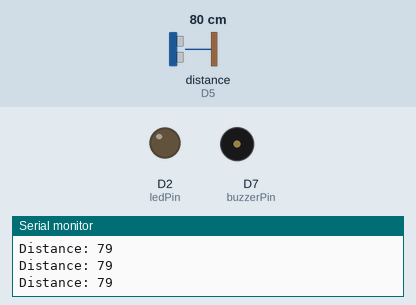
Recording of a sketch running on a simulated ESP8266 (NodeMCU). Shown: output pins drawn as LEDs (lit = HIGH), buzzer (waves = sounding), the last lines printed to the serial monitor. Wiring (inferred from the names in the program): ultrasonic range finder: trigger D4; echo D5. The inputs (shaded band) are chosen by the test bench; at power-on: distance to the obstacle (sensor on D5) 80 cm. The echo pulse lasts 58.3 µs per cm; WiFi joins after 1.5 s; servers stay silent unless stated; pins used as bus, display or sensor lines are not drawn.

Above: at 2.7 s.
2.8 s: distance to the obstacle (sensor on D5) set to 10 cm
4.3 s: distance to the obstacle (sensor on D5) set to 7 cm
At 5.5 s:
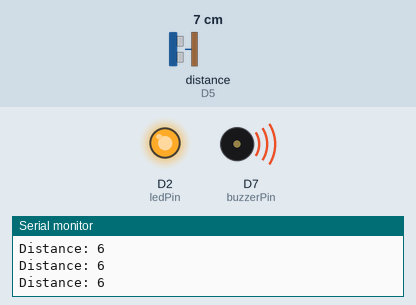
5.8 s: distance to the obstacle (sensor on D5) set to 9 cm
At 6.4 s:
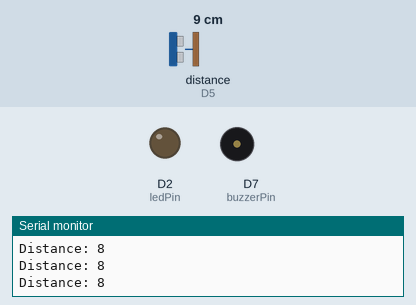
8.8 s: distance to the obstacle (sensor on D5) set to 2 cm
At 10.1 s:
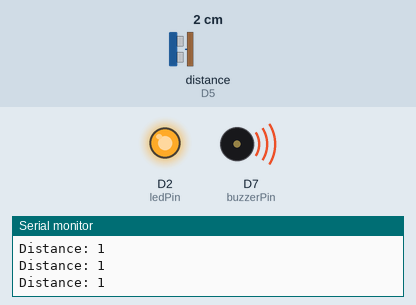
Timing chart, 0 to 11.8 s (numbered marks = the images above; inputs shaded):
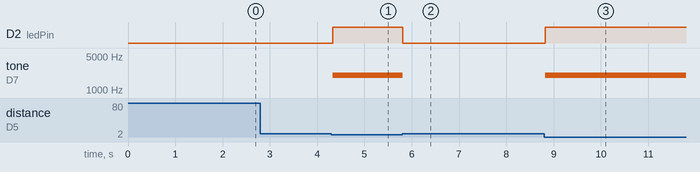

The sketch:

machine_sensor.ino
```cpp
#include <ESP8266WiFi.h>
#include <WiFiClient.h>
#include <ESP8266WebServer.h>

//Wi-Fi networks user and pass
const char* ssid     = "Pashmak";
const char* password = "alialiali";

// Set web server port number to 80
ESP8266WebServer server(80);

// function prototypes for HTTP handlers
void handleRoot();
void handleSensorValue();
void handleNotFound();


const int trigPin = D4;
const int echoPin = D5;
const int buzzerPin = D7;
const int ledPin = D2;

long duration;
long distance;

void setup() {
  pinMode(trigPin, OUTPUT); // Sets the trigPin as an Output
  pinMode(echoPin, INPUT); // Sets the echoPin as an Input
  pinMode(ledPin, OUTPUT);
  pinMode(buzzerPin, OUTPUT);

  Serial.begin(9600); // Starts the serial communication
  Serial.print("Connecting to ");
  Serial.println(ssid);
  WiFi.begin(ssid, password);
  while (WiFi.status() != WL_CONNECTED) {
    delay(500);
    Serial.print(".");
  }
  Serial.println("WiFi connected.");
  Serial.println("IP address: ");
  Serial.println(WiFi.localIP());

  server.on("/", HTTP_GET, handleRoot);
  server.on("/sensor", HTTP_GET, handleSensorValue);
  server.onNotFound(handleNotFound);

  server.begin();
}

void loop() {

  // Clears the trigPin
  digitalWrite(trigPin, LOW);
  delayMicroseconds(2);

  // Sets the trigPin on HIGH state for 10 micro seconds
  digitalWrite(trigPin, HIGH);
  delayMicroseconds(10);
  digitalWrite(trigPin, LOW);

  // Reads the echoPin, returns the sound wave travel time in microseconds
  duration = pulseIn(echoPin, HIGH);

  // Calculating the distance
  distance = duration*0.034/2;

  Serial.print("Distance: ");
  Serial.println(distance);

  if(distance < 8){
    tone(buzzerPin, 2000, 1000);
    digitalWrite(ledPin, HIGH);
  }else{
    noTone(buzzerPin);
    digitalWrite(ledPin, LOW);
  }

  server.handleClient();
}

void handleRoot() {
  server.send(200, "text/html", "<!DOCTYPE html> <html> <body> 0 <input type=\"range\" style=\"width: 85%;\" min=\"0\" max=\"3000\" id=\"myRange\"> 3000 <br> Distance: <span id=\"labelShow\"></span> <script> setInterval(function () { const xhttp = new XMLHttpRequest(); xhttp.onload = function () { document.getElementById(\"myRange\").value = this.responseText; document.getElementById(\"labelShow\").innerHTML = this.responseText; }; xhttp.open(\"GET\", \"/sensor\"); xhttp.send(); }, 500); </script> </body> </html>");
}

void handleSensorValue() {
  server.send(200, "text/html", String(distance));
}

void handleNotFound(){
  server.send(404, "text/plain", "404: Not found");
}
```

Measured:
- the behaviour switches between 9 and 8 cm on distance to the obstacle (sensor on D5) (found by bisection; images 0 and 1)
- after the input at 4.3 s, D2 (ledPin): LOW → HIGH at once; tone on D7 (buzzerPin): silent → 2000 Hz at once
- after the input at 5.8 s, D2 (ledPin): HIGH → LOW at once; tone on D7 (buzzerPin): 2000 Hz → silent at once
- after the input at 8.8 s, D2 (ledPin): LOW → HIGH at once; tone on D7 (buzzerPin): silent → 2000 Hz at once
